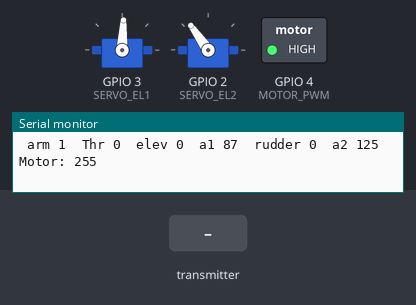
Recording of a sketch running on a simulated ESP32. Shown: 2 × servo, switched loads named in the sketch (green lamp = pin HIGH), the last lines printed to the serial monitor. The inputs (shaded band) are chosen by the test bench.

Above: at 1.3 s.
1.4 s: the transmitter starts sending throttle = 1024
At 2.0 s:
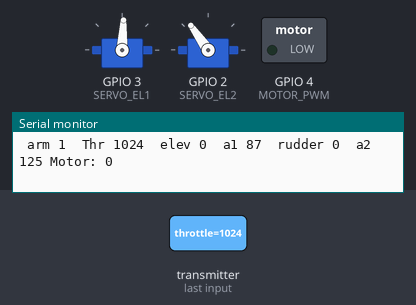
2.9 s: the transmitter starts sending roll = 1024
At 4.1 s:
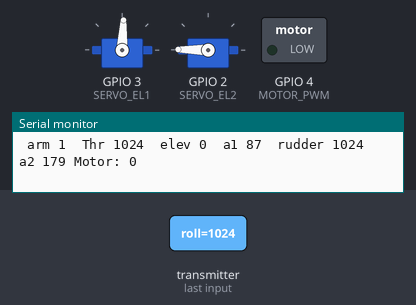
4.4 s: the transmitter starts sending pitch = 1024
At 5.4 s:
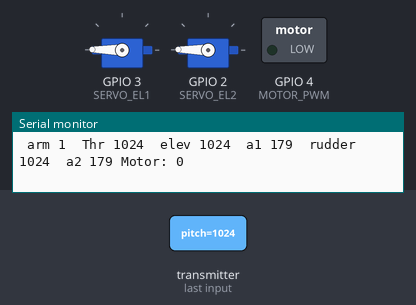
5.9 s: the transmitter starts sending throttle = 0
At 6.6 s:
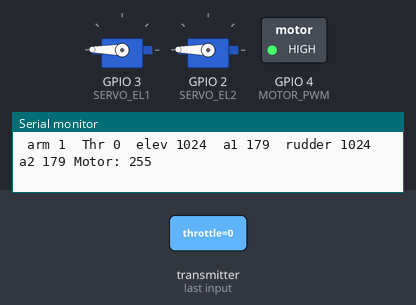
7.4 s: the transmitter starts sending roll = 0
At 7.7 s:
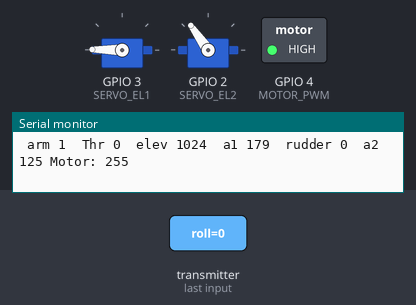
8.9 s: the transmitter starts sending throttle = 2048
At 10.1 s:
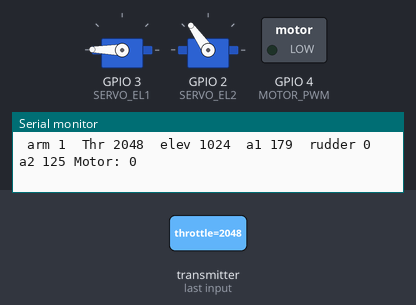
Timing chart, 0 to 11.4 s (numbered marks = the images above; inputs shaded):
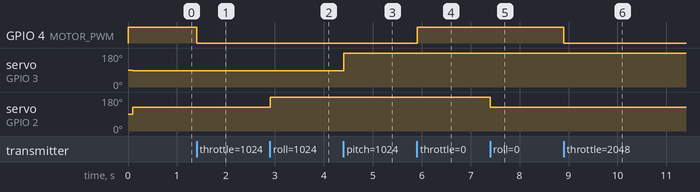

Measured:
- after the input at 1.4 s, GPIO 4 (MOTOR_PWM): HIGH → LOW at once
- after the input at 2.9 s, servo on GPIO 2 (SERVO_EL2): 125° → 179° at once
- after the input at 4.4 s, servo on GPIO 3 (SERVO_EL1): 87° → 179° at once
- after the input at 5.9 s, GPIO 4 (MOTOR_PWM): LOW → HIGH at once
- after the input at 7.4 s, servo on GPIO 2 (SERVO_EL2): 179° → 125° at once
- after the input at 8.9 s, GPIO 4 (MOTOR_PWM): HIGH → LOW at once

The sketch:

PlaneV1.ino
```cpp
#include <WiFi.h>
#include <esp_wifi.h>
#include <esp_now.h>
#include <MPU9250_WE.h>
#include <Wire.h>
// #include <Servo.h>
#include <ESP32Servo.h>
// #include <driver/ledc.h>

#define MOTOR_PWM 4

#define SERVO_EL1 3
#define SERVO_EL2 2
Servo servoEL1, servoEL2;

// Servo Configuration
const int servoEL1_offset = 0;  // Adjust for EL1 neutral position
const int servoEL2_offset = 70;  // Adjust for EL2 neutral position

const int servoEL1_min = 15;     // Minimum angle for EL1 (degrees)
const int servoEL1_max = 160;   // Maximum angle for EL1 (degrees)

const int servoEL2_min = 0;     // Minimum angle for EL2 (degrees)
const int servoEL2_max = 110;   // Maximum angle for EL2 (degrees)

// #define KP_ROLL 2.0
// #define KI_ROLL 0.02
// #define KD_ROLL 0.5

// #define KP_PITCH 2.5
// #define KI_PITCH 0.03
// #define KD_PITCH 0.6

// #define FILTER_ALPHA 0.98
// #define SIGNAL_TIMEOUT 1000

// #define LEDC_MODE       LEDC_LOW_SPEED_MODE
// #define LEDC_TIMER      LEDC_TIMER_0
// #define LEDC_CHANNEL    LEDC_CHANNEL_0
// #define LEDC_RESOLUTION LEDC_TIMER_8_BIT
// #define LEDC_FREQ       500

uint8_t newMACAddress[] = { 0x00, 0x1A, 0x2B, 0x3C, 0x4D, 0x5E };
#define MPU9250_ADDR 0x68
MPU9250_WE MPU9250 = MPU9250_WE(MPU9250_ADDR);


typedef struct Packet {
  int16_t throttle;
  int16_t roll;
  int16_t pitch;
  bool armed;
  bool selfLevel;
} Packet;


Packet rxData = {0 ,0 ,0, true, true};
unsigned long lastRecv = 0;
bool prevArmed = false;

float rollError, pitchError;
float prevRollError, prevPitchError;
float integralRoll, integralPitch;
unsigned long lastPIDTime = 0;

float rollAngle = 0, pitchAngle = 0;

// Custom analogWrite function using LEDC
// void analogWrite(uint8_t pin, int value) {
//   ledcWrite(LEDC_CHANNEL, value);
// }

void OnDataRecv(const esp_now_recv_info_t *recv_info, const uint8_t *incomingData, int len) {
  if (len == sizeof(Packet)) {
    memcpy(&rxData, incomingData, sizeof(rxData));
    lastRecv = millis();
    //Serial.print("Received data: " + String(rxData.roll) + ", " + String(rxData.pitch) + ", " + String(rxData.throttle));

    if (!prevArmed && rxData.armed) {
      Serial.println("ARMED!");
      integralRoll = 0;
      integralPitch = 0;
    }
    prevArmed = rxData.armed;
  }
}

void setMotor(bool armed, int16_t throttle) {
  int16_t power = armed ? (255 - constrain(throttle, 0, 255)) : 255;
  Serial.println("Motor: " + String(power));
  // if(power >= 255){
  //   digitalWrite(MOTOR_PWM,HIGH);
  // }

  analogWrite(MOTOR_PWM, power);
}

void setup() {
  Serial.begin(115200);
  Wire.begin();
  pinMode(4,OUTPUT);
  setMotor(false, 0);

  if (!MPU9250.init()) {
    Serial.println("MPU9250 does not respond");
  } else {
    Serial.println("MPU9250 is connected");
  }

  WiFi.mode(WIFI_STA);
  if (esp_wifi_set_mac(WIFI_IF_STA, newMACAddress) != ESP_OK) {
    Serial.println("Failed to set MAC address");
  } else {
    Serial.println("MAC address changed successfully");
  }

  delay(100);
  if (esp_now_init() != ESP_OK) {
    Serial.println("Error initializing ESP-NOW");
    while (1);
  }

  esp_now_register_recv_cb(OnDataRecv);
  //setupLEDC();

  servoEL1.attach(SERVO_EL1);
  servoEL2.attach(SERVO_EL2);

  lastPIDTime = millis();
}

void loop() {

  setMotor(true, rxData.throttle);

  // Calculate servo angles with offsets and limits
  int el1Angle = map(rxData.pitch,-255,255,servoEL1_min,servoEL1_max) + servoEL1_offset;
  el1Angle = constrain(el1Angle, 1, 179);

  int el2Angle = map(rxData.roll,-255,255,servoEL2_min,servoEL2_max) + servoEL2_offset;
  el2Angle = constrain(el2Angle, 1, 179);

  // Write angles to servos
  servoEL1.write(el1Angle);
  servoEL2.write(el2Angle);

  Serial.printf(" arm %d ", rxData.armed);
  Serial.printf(" Thr %d ", rxData.throttle);
  Serial.printf(" elev %d ", rxData.pitch);
  Serial.printf(" a1 %d ", el1Angle);
  Serial.printf(" rudder %d ", rxData.roll);
  Serial.printf(" a2 %d ", el2Angle);
}
```
